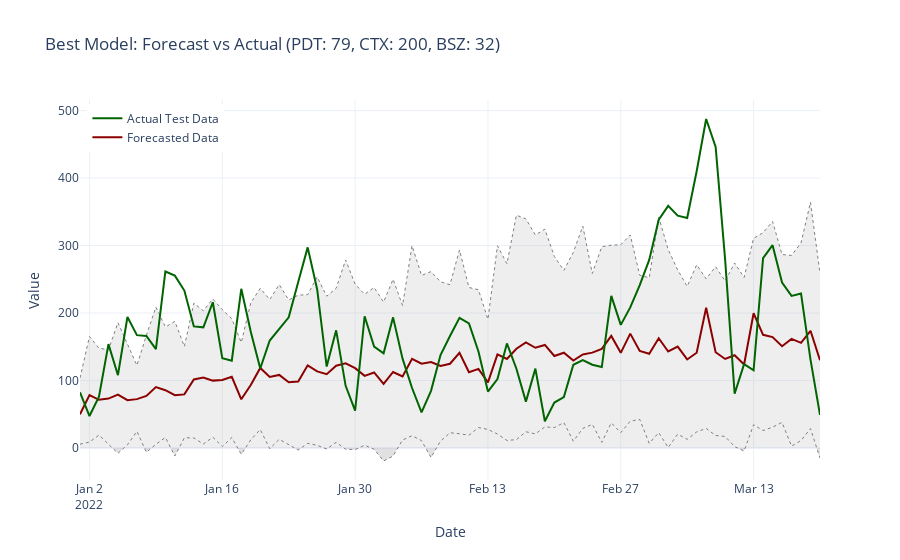

Source (notebook cell):
### Code cell
# Re-run the model with the best parameters
train, test_template = split(
    ds, offset=-TEST
)  # assign last TEST time steps as test set

# Ensure windows is an integer
windows = max(1, int(TEST // PDT))

test_data = test_template.generate_instances(
    prediction_length=PDT,
    windows=windows,
    distance=PDT,
)

model = MoiraiForecast(
    module=MoiraiModule.from_pretrained(f"Salesforce/moirai-1.0-R-{SIZE}"),
    prediction_length=PDT,
    context_length=best_CTX,
    patch_size=PSZ,
    num_samples=100,
    target_dim=1,
    feat_dynamic_real_dim=ds.num_feat_dynamic_real,
    past_feat_dynamic_real_dim=ds.num_past_feat_dynamic_real,
)

predictor = model.create_predictor(batch_size=best_BSZ)
forecasts = predictor.predict(test_data.input)

input_it = iter(test_data.input)
label_it = iter(test_data.label)
forecast_it = iter(forecasts)

inp = next(input_it)
label = next(label_it)
forecast = next(forecast_it)

inp_values = inp['target'].numpy() if torch.is_tensor(inp['target']) else inp['target']
label_values = label['target'].numpy() if torch.is_tensor(label['target']) else label['target']
forecast_values = forecast.mean.numpy() if torch.is_tensor(forecast.mean) else forecast.mean

start_date = inp['start'].to_timestamp() if hasattr(inp['start'], 'to_timestamp') else pd.Timestamp(inp['start'])

test_start_date = pd.Timestamp(start_date) + pd.Timedelta(days=len(inp_values))
test_dates = pd.date_range(start=test_start_date, periods=PDT, freq='D')

confidence_trace_upper = go.Scatter(
    x=test_dates,
    y=forecast.quantile(0.9).numpy() if torch.is_tensor(forecast.quantile(0.9)) else forecast.quantile(0.9),
    mode='lines',
    name='Confidence Interval Upper',
    line=dict(color='grey', width=1, dash='dot'),
    fill='tonexty',
    fillcolor='rgba(169, 169, 169, 0.2)',  # Light grey fill with reduced opacity
    showlegend=False
)

confidence_trace_lower = go.Scatter(
    x=test_dates,
    y=forecast.quantile(0.1).numpy() if torch.is_tensor(forecast.quantile(0.1)) else forecast.quantile(0.1),
    mode='lines',
    name='Confidence Interval Lower',
    line=dict(color='grey', width=1, dash='dot'),
    fill='tonexty',
    fillcolor='rgba(169, 169, 169, 0.2)',  # Light grey fill with reduced opacity
    showlegend=False
)

forecast_trace = go.Scatter(
    x=test_dates,
    y=forecast_values,
    mode='lines',
    name='Forecasted Data',
    line=dict(color='darkred', dash='solid')
)

label_trace = go.Scatter(
    x=test_dates,
    y=label_values,
    mode='lines',
    name='Actual Test Data',
    line=dict(color='darkgreen', dash='solid')
)

layout = go.Layout(
    title=f"Best Model: Forecast vs Actual (PDT: {PDT}, CTX: {best_CTX}, BSZ: {best_BSZ})",
    xaxis=dict(title='Date', range=[test_dates[0], test_dates[-1]]),  # Set x-axis range to focus on the test period
    yaxis=dict(title='Value'),
    legend=dict(x=0.01, y=0.99),
    template='plotly_white',
)

fig = go.Figure(data=[confidence_trace_lower, confidence_trace_upper, forecast_trace, label_trace], layout=layout)
fig.show()
